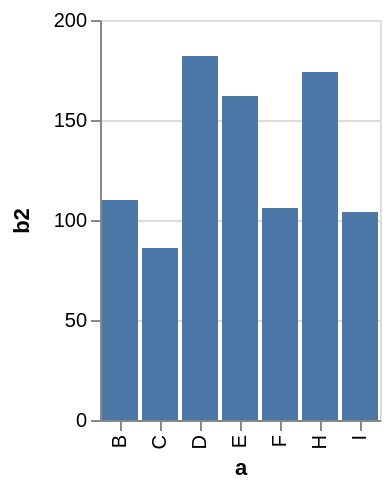

Write the Vega-Lite specification saved for this chart.
### Vega specification from a JSON file in a GitHub repository (floating-point values rounded to 4 significant figures)
{"$schema": "https://vega.github.io/schema/vega/v4.json", "description": "A simple bar chart with embedded data that uses a filter and calculate.", "autosize": "pad", "padding": 5, "height": 200, "style": "cell", "data": [{"name": "source_0", "values": [{"a": "A", "b": 28}, {"a": "B", "b": 55}, {"a": "C", "b": 43}, {"a": "G", "b": 19}, {"a": "H", "b": 87}, {"a": "I", "b": 52}, {"a": "D", "b": 91}, {"a": "E", "b": 81}, {"a": "F", "b": 53}]}, {"name": "data_0", "source": "source_0", "transform": [{"type": "formula", "expr": "2*datum.b", "as": "b2"}, {"type": "filter", "expr": "datum.b2 > 60"}]}], "signals": [{"name": "x_step", "value": 20}, {"name": "width", "update": "bandspace(domain('x').length, 0.1, 0.05) * x_step"}], "marks": [{"name": "marks", "type": "rect", "style": ["bar"], "from": {"data": "data_0"}, "encode": {"update": {"fill": [{"test": "datum[\"b2\"] === null || isNaN(datum[\"b2\"])", "value": null}, {"value": "#4c78a8"}], "tooltip": {"signal": "{\"b2\": format(datum[\"b2\"], \"\"), \"a\": ''+datum[\"a\"]}"}, "x": {"scale": "x", "field": "a"}, "width": {"scale": "x", "band": true}, "y": {"scale": "y", "field": "b2"}, "y2": {"scale": "y", "value": 0}}}}], "scales": [{"name": "x", "type": "band", "domain": {"data": "data_0", "field": "a", "sort": true}, "range": {"step": {"signal": "x_step"}}, "paddingInner": 0.1, "paddingOuter": 0.05}, {"name": "y", "type": "linear", "domain": {"data": "data_0", "field": "b2"}, "range": [{"signal": "height"}, 0], "nice": true, "zero": true}], "axes": [{"scale": "x", "orient": "bottom", "grid": false, "title": "a", "labelAlign": "right", "labelAngle": 270, "labelBaseline": "middle", "labelOverlap": true, "zindex": 1}, {"scale": "y", "orient": "left", "grid": false, "title": "b2", "labelOverlap": true, "tickCount": {"signal": "floor(height/40) + 1"}, "zindex": 1}, {"scale": "y", "orient": "left", "gridScale": "x", "grid": true, "tickCount": {"signal": "floor(height/40) + 1"}, "domain": false, "labels": false, "maxExtent": 0, "minExtent": 0, "ticks": false, "zindex": 0}], "config": {"axisY": {"minExtent": 30}}}
